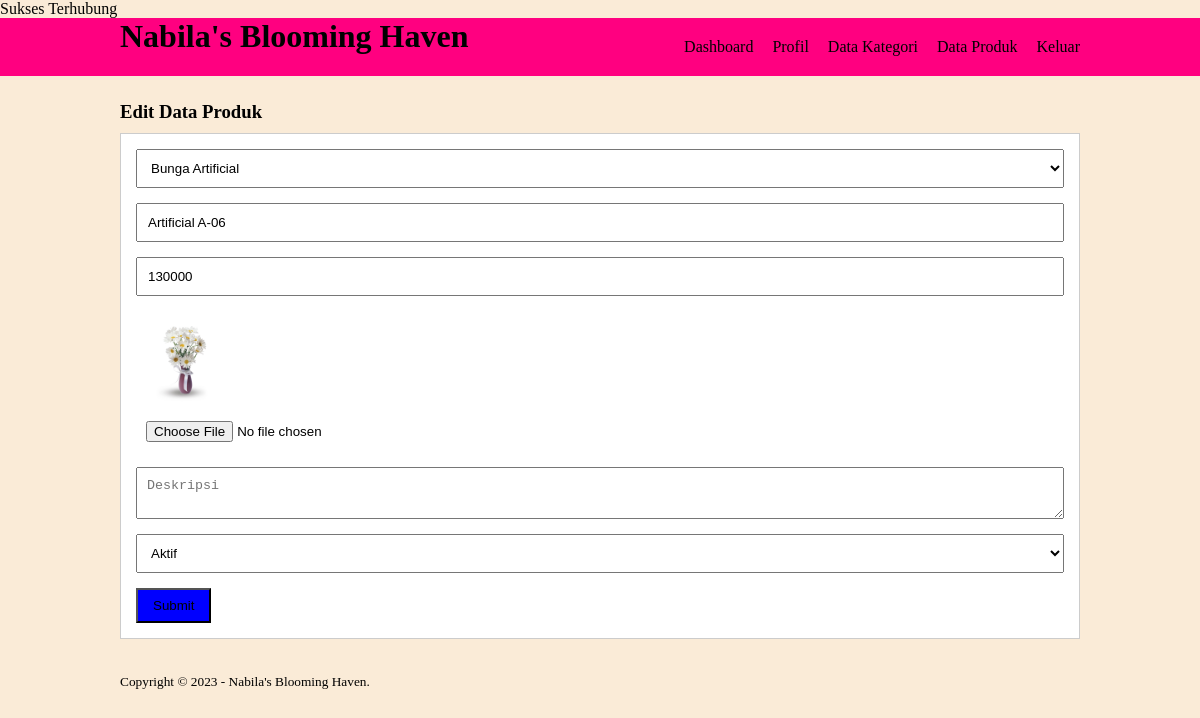
Page /edit-produk.php?id=8 (signed in) on the committed database.
### tables this page shows
CREATE TABLE `tb_product` (
  `product_id` int(11) NOT NULL,
  `category_id` int(11) NOT NULL,
  `product_name` varchar(100) NOT NULL,
  `product_price` int(11) NOT NULL,
  `product_description` text NOT NULL,
  `product_image` varchar(100) NOT NULL,
  `product_satus` tinyint(1) NOT NULL,
  `data_create` timestamp NOT NULL DEFAULT CURRENT_TIMESTAMP
);

CREATE TABLE `tb_category` (
  `category_id` int(11) NOT NULL,
  `category_name` varchar(25) NOT NULL
);

### edit-produk.php (the view, shortened to what this page needs)
<?php
include 'db.php';
$produk = mysqli_query($conn, "SELECT * FROM tb_product WHERE product_id = '".$_GET['id']."' ");
$p = mysqli_fetch_object($produk);
?>
<!DOCTYPE html>
<html>
<head>
        <link rel="stylesheet" type="text/css" href="css/style.css">
</head>
<body>
    <header>
        <div class="container">
        <h1><a href="dashboard.php">Nabila's Blooming Haven</a></h1>
        <ul>
            <li><a href="dashboard.php">Dashboard</a></li>
            <li><a href="profil.php">Profil</a></li>
            <li><a href="data-kategori.php">Data Kategori</a></li>
            <li><a href="data-produk.php">Data Produk</a></li>
            <li><a href="keluar.php">Keluar</a></li>
</ul>
</div>
</header>
<div class="section">
    <div class="container">
        <h3>Edit Data Produk</h3>
        <div class="box">
            <form action="" method="POST" enctype="multipart/form-data">
                <select class="input-control" name="kategori" required>
                    <?php
                    $kategori = mysqli_query($conn, "SELECT * FROM tb_category ORDER BY category_id DESC");
                    while($r = mysqli_fetch_array($kategori)){
                    ?>
                    <option value="<?php echo $r['category_id'] ?>" <?php echo ($r['category_id'] == $p->category_id)? 'selected' : '';
                    ?>><?php echo $r['category_name'] ?></option>
                    <?php } ?>
                </select>
                <input type="text" name ="nama" class="input-control" placeholder="Nama Produk" value="<?php echo $p->product_name ?>" required>
                <input type="text" name ="harga" class="input-control" placeholder="Harga" value="<?php echo $p->product_price ?>"required>
                <img src="pproduk/<?php echo $p->product_image ?>"width="100px">
                <input type="file" name ="gambar" class="input-control">
                <textarea class="input-control" name="deskripsi"  placeholder="Deskripsi"><?php echo $p->product_description ?></textarea><br>
                <select class="input-control" name="satus">
                    <option value="1"  <?php echo ($p->product_satus == 1)? 'selected':''; ?>>Aktif</option>
                </select>
                <input type="submit" name="submit" value="Submit" class="btn">
</form>
</div>
</div>
</div>
<footer>
    <div class="container">
        <small>Copyright &copy; 2023 - Nabila's Blooming Haven.</small>
    </div>
</footer>
</body>
</html>

### css/style.css (style rules this page uses)
* { padding: 0; margin: 0; font-family: 'Quicksand' sans-serif; }
body { background-color: antiquewhite; }
* { color: inherit; text-decoration: none; }
.input-control { width: 100%; padding: 10px; margin-bottom: 15px; box-sizing: border-box; }
.btn { padding: 8px 15px; background-color: blue; color: black; border: none cursor: pointer; }
header { background-color: rgb(255, 0, 128); }
header h1 { float: left; padding: 10px, 0; }
header ul { float: right; }
header ul li { display: inline-block; }
header ul li a { padding: 20px 0 20px 15px; display: inline-block; }
.container { width: 80%; margin:0 auto; }
.container:after { content: ''; display: block; clear: both; }
.section { padding: 25px 0; }
.box { background-color: #fff; border: 1px solid #ccc; padding: 15px; box-sizing: border-box; margin: 10px 0; }

### rows in the picture
tb_product: kategori "Bunga Artificial", nama "Artificial A-06", harga "130000", product_image (picture), satus "Aktif"
